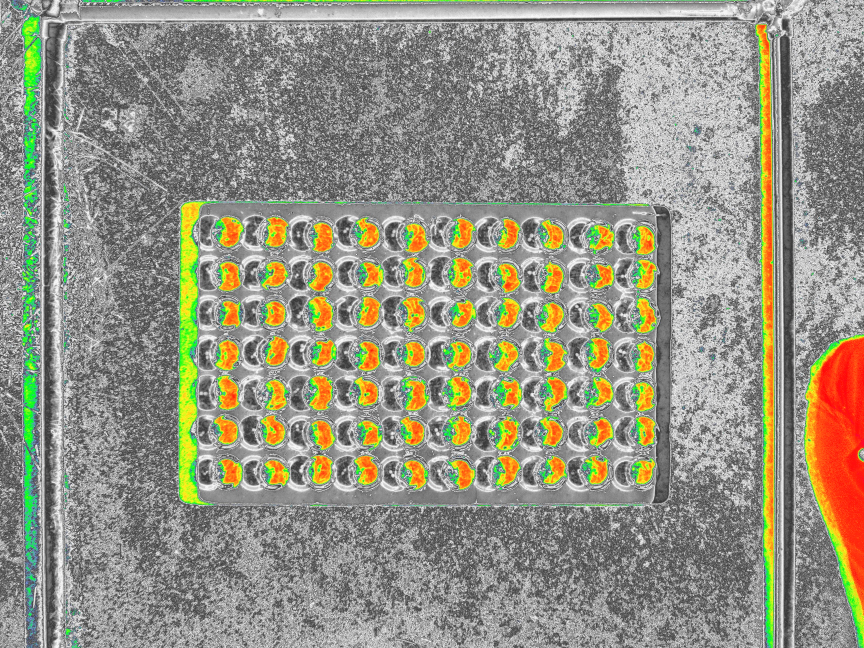
#> input picture data/Third Trial/Day 3/DJI_20260701112637_0004_F.JPG, 2592 x 1944 px (shown at 1/3 size)
$ python -i 04_visible_emergence_third_trial.py   (imports and definitions only)
#> lines starting #> are read from the running program, lines starting #| are printed output that depends on the picture; after the words box and inside, x2 and y2 are one past the last pixel; in counts of white or black regions, pixels touching at a corner belong together
from __future__ import annotations

"""
SCRIPT 04 — THIRD TRIAL VISIBLE EMERGENCE AND RGB GREEN-COVER ANALYSIS

Purpose
-------
Analyse visible seedling emergence in Third Trial cropped D/RGB tray images
using the 70 square cell ownership zones created by Script 03.

This script DOES:
- read cropped D/RGB images from Script 01
- read D/RGB 70-cell square grid coordinates from Script 03
- read Trial 3 treatment and observation schedule from Trial_3_Tray_Status.xlsx
- detect current-day green seedling evidence inside each cell square
- track cumulative visible emergence over time
- calculate RGB green-cover percentage per cell and tray
- flag possible Day 7 bug-eaten/missing seedlings
- save overlays, masks, CSV reports, Excel report, and settings JSON

This script DOES NOT:
- estimate/impute Day 7 missing crop values
- calculate adjusted growth rates
- calculate NDVI or NDRE
- use multispectral images

Important terminology
---------------------
This measures visible emergence only. It does not prove underground germination.

Important Day 7 rule
--------------------
If a cell had visible emergence earlier but has no visible green evidence on
Day 7, this script flags it as possible Day 7 bug-eaten/missing crop.

The observed Day 7 result is still preserved. Adjustment/imputation must be
done later in Script 05, where observed and adjusted values can be kept separate.
"""

import argparse
import csv
import json
import re
from collections import defaultdict
from datetime import datetime, timedelta
from pathlib import Path

import cv2
import numpy as np
import pandas as pd
from openpyxl import load_workbook
from openpyxl.styles import Alignment, Font, PatternFill
from PIL import Image, ImageOps


# ============================================================
# 1) PATHS — CHANGE PROJECT_ROOT ONLY IF NEEDED
# ============================================================

PROJECT_ROOT = Path(
    r"C:\Users\tshib\OneDrive\Desktop\Internship"
)

CROP_ROOT = (
    PROJECT_ROOT
    / "outputs"
    / "Third trial"
    / "01_Crop_Dual_Reference"
)

GRID_ROOT = (
    PROJECT_ROOT
    / "outputs"
    / "Third trial"
    / "03_Cell_Grid_Detection"
)

TRAY_STATUS_XLSX = (
    PROJECT_ROOT
    / "data"
    / "Third Trial"
    / "Trial_3_Tray_Status.xlsx"
)

OUTPUT_ROOT = (
    PROJECT_ROOT
    / "outputs"
    / "Third trial"
    / "04_Visible_Emergence"
)


# ============================================================
# 2) TRIAL SETTINGS
# ============================================================

ROWS = 7
COLS = 10
EXPECTED_CELLS = ROWS * COLS

DAY_NAME_TO_ORDER = {
    "day 1": 1,
    "day 2": 2,
    "day 3": 3,
    "day 4": 4,
    "day 5": 5,
    "day 6": 6,
    "day 7": 7,
}

ACCEPTED_GRID_STATUSES = {
    "PASS_AUTO",
    "PASS_MANUAL",
}

# Green-seedling evidence settings.
# These are carried over from the successful Trial 2 Script 04 logic.
# OpenCV HSV hue range is 0–179.
GREEN_HUE_MIN = 20
GREEN_HUE_MAX = 95
GREEN_SATURATION_MIN = 28
GREEN_VALUE_MIN = 35

# Excess Green = 2G - R - B
EXCESS_GREEN_MIN = 12

# Helps reject brown mulch/soil.
GREEN_TO_RED_RATIO = 1.03
GREEN_TO_BLUE_RATIO = 1.00

# Minimum evidence required inside one square ownership zone.
MIN_GREEN_PIXELS_PER_CELL = 20
MIN_GREEN_COMPONENT_PIXELS = 12

MORPH_KERNEL_SIZE = 3


# ============================================================
# 3) FALLBACK TRAY DESIGN AND OBSERVATION SCHEDULE
# ============================================================

FALLBACK_TRAY_DESIGN = {
    1: {
        "tray_no": 1,
        "tray": "Tray 1",
        "label_code": "N/M",
        "microbe_status": "No Microbes",
        "treatment": "Ideal",
        "label_environment": "Inside",
        "environment_type": "Fixed",
        "watering_rule": "Daily watering",
    },
    2: {
        "tray_no": 2,
        "tray": "Tray 2",
        "label_code": "N/M",
        "microbe_status": "No Microbes",
        "treatment": "Ideal",
        "label_environment": "Outside",
        "environment_type": "Fixed",
        "watering_rule": "Daily watering",
    },
    3: {
        "tray_no": 3,
        "tray": "Tray 3",
        "label_code": "N/M",
        "microbe_status": "No Microbes",
        "treatment": "Moisture",
        "label_environment": "Outside",
        "environment_type": "Fixed",
        "watering_rule": "Scheduled watering",
    },
    4: {
        "tray_no": 4,
        "tray": "Tray 4",
        "label_code": "N/M",
        "microbe_status": "No Microbes",
        "treatment": "Heat",
        "label_environment": "Dynamic",
        "environment_type": "Dynamic",
        "watering_rule": "Daily watering",
    },
    5: {
        "tray_no": 5,
        "tray": "Tray 5",
        "label_code": "M",
        "microbe_status": "Microbes",
        "treatment": "Moisture",
        "label_environment": "Inside",
        "environment_type": "Fixed",
        "watering_rule": "Scheduled watering",
    },
    6: {
        "tray_no": 6,
        "tray": "Tray 6",
        "label_code": "M",
        "microbe_status": "Microbes",
        "treatment": "Heat",
        "label_environment": "Dynamic",
        "environment_type": "Dynamic",
        "watering_rule": "Daily watering",
    },
    7: {
        "tray_no": 7,
        "tray": "Tray 7",
        "label_code": "M",
        "microbe_status": "Microbes",
        "treatment": "Ideal",
        "label_environment": "Outside",
        "environment_type": "Fixed",
        "watering_rule": "Daily watering",
    },
    8: {
        "tray_no": 8,
        "tray": "Tray 8",
        "label_code": "M",
        "microbe_status": "Microbes",
        "treatment": "Heat",
        "label_environment": "Dynamic",
        "environment_type": "Dynamic",
        "watering_rule": "Daily watering",
    },
    9: {
        "tray_no": 9,
        "tray": "Tray 9",
        "label_code": "M",
        "microbe_status": "Microbes",
        "treatment": "Ideal",
        "label_environment": "Inside",
        "environment_type": "Fixed",
        "watering_rule": "Daily watering",
    },
    10: {
        "tray_no": 10,
        "tray": "Tray 10",
        "label_code": "M",
        "microbe_status": "Microbes",
        "treatment": "Moisture",
        "label_environment": "Outside",
        "environment_type": "Fixed",
        "watering_rule": "Scheduled watering",
    },
    11: {
        "tray_no": 11,
        "tray": "Tray 11",
        "label_code": "N/M",
        "microbe_status": "No Microbes",
        "treatment": "Heat",
        "label_environment": "Dynamic",
        "environment_type": "Dynamic",
        "watering_rule": "Daily watering",
    },
    12: {
        "tray_no": 12,
        "tray": "Tray 12",
        "label_code": "N/M",
        "microbe_status": "No Microbes",
        "treatment": "Moisture",
        "label_environment": "Inside",
        "environment_type": "Fixed",
        "watering_rule": "Scheduled watering",
    },
}

# Corrected Trial 3 schedule:
# Day 0 = 27/06/2026 planting.
# Day 1 photo = 29/06/2026.
# Day 7 final photo = 07/07/2026.
FALLBACK_OBSERVATION_SCHEDULE = {
    0: {
        "day_order": 0,
        "day": "Day 0",
        "calendar_date": "2026-06-27",
        "photo_taken": "No",
        "days_since_planting": 0,
        "days_since_day1": "",
        "days_since_previous_photo": "",
        "heat_tray_location": "Inside",
        "heat_phase": "Planting day; heat trays inside",
        "moisture_watered_today": "Yes",
        "moisture_phase": "Watered on planting day",
        "notes": "Seeds planted.",
    },
    1: {
        "day_order": 1,
        "day": "Day 1",
        "calendar_date": "2026-06-29",
        "photo_taken": "Yes",
        "days_since_planting": 2,
        "days_since_day1": 0,
        "days_since_previous_photo": "",
        "heat_tray_location": "Inside",
        "heat_phase": "Inside before heat exposure",
        "moisture_watered_today": "No",
        "moisture_phase": "After Day 0 watering; not watered",
        "notes": "First image set.",
    },
    2: {
        "day_order": 2,
        "day": "Day 2",
        "calendar_date": "2026-06-30",
        "photo_taken": "Yes",
        "days_since_planting": 3,
        "days_since_day1": 1,
        "days_since_previous_photo": 1,
        "heat_tray_location": "Inside",
        "heat_phase": "Inside before heat exposure",
        "moisture_watered_today": "No",
        "moisture_phase": "Dry period after Day 0 watering",
        "notes": "Second image set.",
    },
    3: {
        "day_order": 3,
        "day": "Day 3",
        "calendar_date": "2026-07-01",
        "photo_taken": "Yes",
        "days_since_planting": 4,
        "days_since_day1": 2,
        "days_since_previous_photo": 1,
        "heat_tray_location": "Outside",
        "heat_phase": "Moved outside; heat exposure begins",
        "moisture_watered_today": "Yes",
        "moisture_phase": "Watered on Day 3",
        "notes": "Heat trays moved outside; Moisture trays watered.",
    },
    4: {
        "day_order": 4,
        "day": "Day 4",
        "calendar_date": "2026-07-02",
        "photo_taken": "Yes",
        "days_since_planting": 5,
        "days_since_day1": 3,
        "days_since_previous_photo": 1,
        "heat_tray_location": "Outside",
        "heat_phase": "Outside heat exposure",
        "moisture_watered_today": "No",
        "moisture_phase": "Dry period after Day 3 watering",
        "notes": "Heat trays outside; Moisture trays not watered.",
    },
    5: {
        "day_order": 5,
        "day": "Day 5",
        "calendar_date": "2026-07-03",
        "photo_taken": "Yes",
        "days_since_planting": 6,
        "days_since_day1": 4,
        "days_since_previous_photo": 1,
        "heat_tray_location": "Outside",
        "heat_phase": "Outside heat exposure",
        "moisture_watered_today": "No",
        "moisture_phase": "Dry period after Day 3 watering",
        "notes": "Heat trays outside; Moisture trays not watered.",
    },
    6: {
        "day_order": 6,
        "day": "Day 6",
        "calendar_date": "2026-07-04",
        "photo_taken": "Yes",
        "days_since_planting": 7,
        "days_since_day1": 5,
        "days_since_previous_photo": 1,
        "heat_tray_location": "Inside",
        "heat_phase": "Moved inside; recovery begins",
        "moisture_watered_today": "Yes",
        "moisture_phase": "Watered on Day 6",
        "notes": "Heat trays moved inside; Moisture trays watered.",
    },
    7: {
        "day_order": 7,
        "day": "Day 7",
        "calendar_date": "2026-07-07",
        "photo_taken": "Yes",
        "days_since_planting": 10,
        "days_since_day1": 8,
        "days_since_previous_photo": 3,
        "heat_tray_location": "Inside",
        "heat_phase": "Inside recovery; final photo",
        "moisture_watered_today": "No",
        "moisture_phase": "Unwatered after Day 6; final photo",
        "notes": (
            "Final image set after skipped 05/07/2026 and 06/07/2026 photo days. "
            "Possible bug-eaten/missing crops should be flagged in analysis."
        ),
    },
}


# ============================================================
# 4) GENERAL HELPERS
# ============================================================

# [5 lines left out: function natural_key, not called in this run]


def normalise(text: object) -> str:
    return re.sub(r"[^a-z0-9]+", "", str(text).casefold())


def yes_no(value: bool) -> str:
    return "Yes" if value else "No"


# [9 lines left out: function parse_filter_list, not called in this run]


def tray_number_from_name(tray_name: str):
    match = re.search(r"(\d+)", tray_name)
    return int(match.group(1)) if match else ""


# [8 lines left out: function relative_path, not called in this run]


def record_key(day: str, tray: str, capture_id: str) -> str:
    return f"{day}|{tray}|{capture_id}"


# [515 lines left out: functions day_sort_key, safe_text, to_int_or_blank, excel_date_to_iso, header_lookup, get_sheet_by_name and 11 more, not called in this run]


# ============================================================
# 8) GREEN EVIDENCE DETECTION
# ============================================================

def build_green_mask(rgb: np.ndarray):
    """
    Build a conservative vegetation-like green mask.

    It combines:
    - HSV green range
    - saturation/value filters
    - excess green
    - green stronger than red and blue
    - small morphological cleanup
    """

    hsv = cv2.cvtColor(
        rgb,
        cv2.COLOR_RGB2HSV,
    )
#> hsv: shape (1944, 2592, 3); mean H, S, V 14.9, 28.7, 155.9

    red = rgb[:, :, 0].astype(np.float32)
    green = rgb[:, :, 1].astype(np.float32)
    blue = rgb[:, :, 2].astype(np.float32)
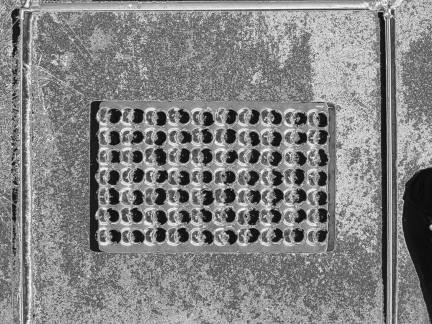
#> blue: shape (1944, 2592) float32 (shown at 1/6 size); min 0, max 255, mean 131.2

    hue = hsv[:, :, 0]
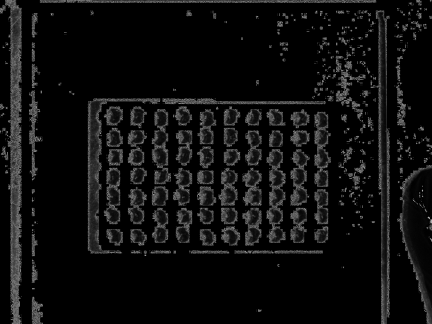
#> hue: shape (1944, 2592) (shown at 1/6 size); min 0, max 179, mean 14.9
    saturation = hsv[:, :, 1]
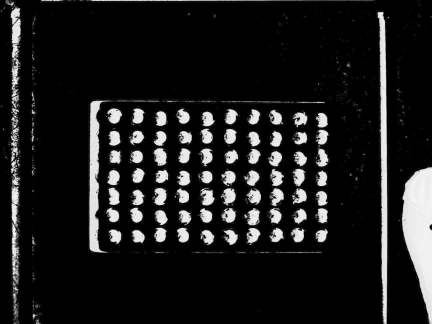
#> saturation: shape (1944, 2592) (shown at 1/6 size); min 0, max 255, mean 28.7
    value = hsv[:, :, 2]
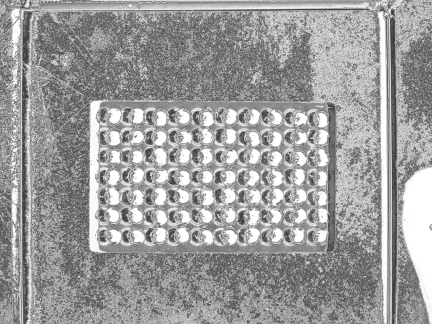
#> value: shape (1944, 2592) (shown at 1/6 size); min 36, max 255, mean 155.9

    excess_green = (
        2.0 * green
        - red
        - blue
    )
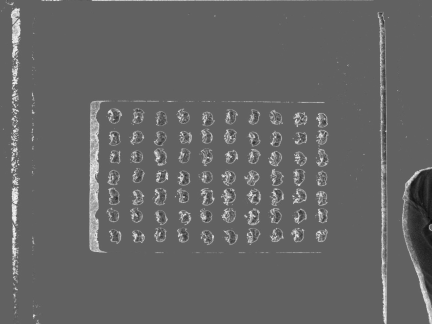
#> excess_green: shape (1944, 2592) float32 (shown at 1/6 size); min -317, max 508, mean 13.8; drawn with min black and max white

    mask = (
        (hue >= GREEN_HUE_MIN)
        & (hue <= GREEN_HUE_MAX)
        & (saturation >= GREEN_SATURATION_MIN)
        & (value >= GREEN_VALUE_MIN)
        & (green >= red * GREEN_TO_RED_RATIO)
        & (green >= blue * GREEN_TO_BLUE_RATIO)
        & (excess_green >= EXCESS_GREEN_MIN)
    ).astype(np.uint8) * 255
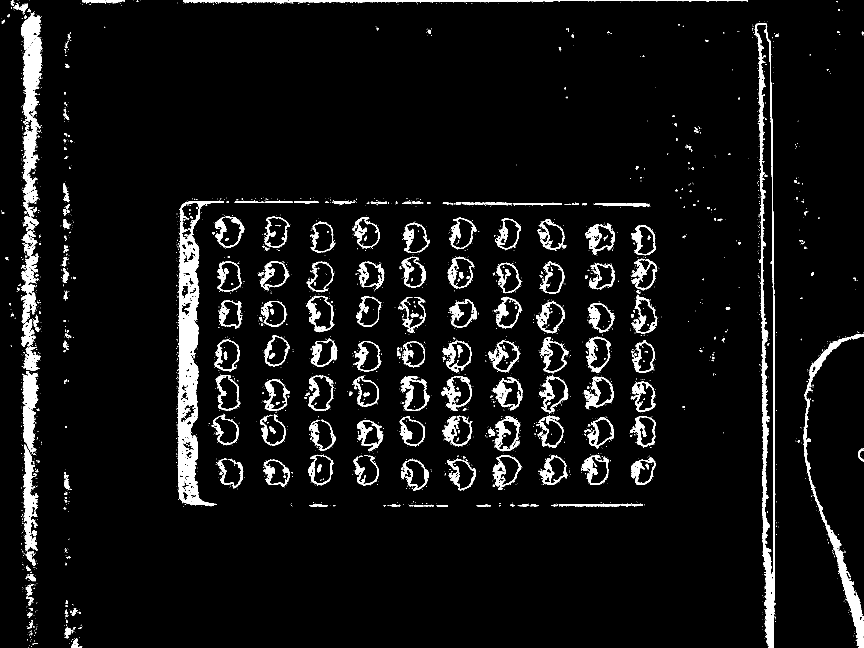
#> mask: shape (1944, 2592) (shown at 1/3 size); 5.8% white; 3118 white regions (2716 under 20 px), largest, box (x1, y1, x2, y2) and area: (533, 603, 667, 1517) 37180, (2263, 71, 2325, 1944) 26667, (63, 46, 125, 581) 17811

    kernel = cv2.getStructuringElement(
        cv2.MORPH_ELLIPSE,
        (MORPH_KERNEL_SIZE, MORPH_KERNEL_SIZE),
    )

    mask = cv2.morphologyEx(
        mask,
        cv2.MORPH_OPEN,
        kernel,
        iterations=1,
    )
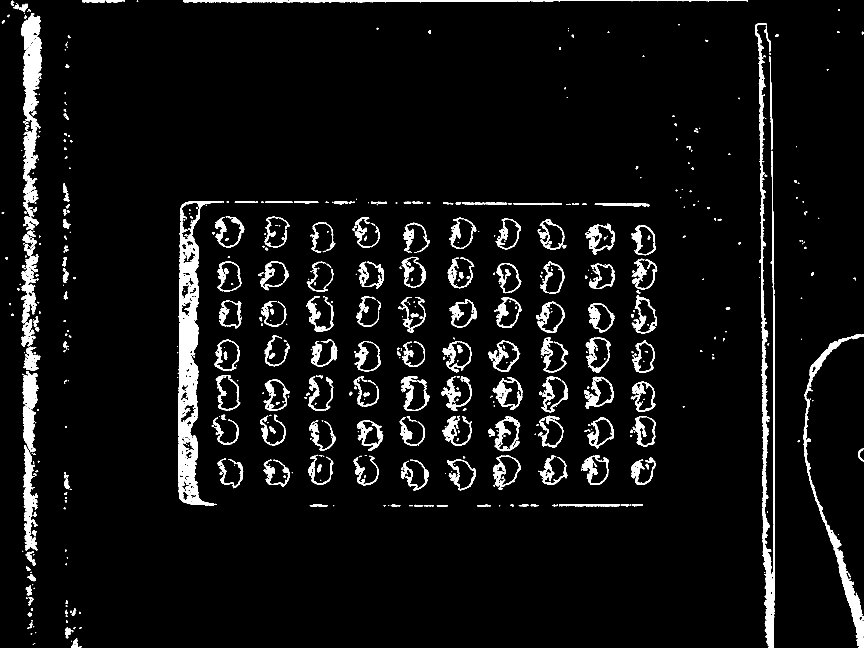
#> mask: shape (1944, 2592) (shown at 1/3 size); 5.5% white; 762 white regions (325 under 20 px), largest, box (x1, y1, x2, y2) and area: (534, 603, 667, 1517) 36665, (2265, 71, 2325, 1944) 25129, (2411, 1002, 2592, 1944) 14133

    mask = cv2.morphologyEx(
        mask,
        cv2.MORPH_CLOSE,
        kernel,
        iterations=1,
    )
#> mask: shape (1944, 2592); 5.6% white; 652 white regions (262 under 20 px), largest, box (x1, y1, x2, y2) and area: (533, 603, 671, 1517) 37400, (2265, 71, 2325, 1944) 25341, (69, 111, 125, 650) 15695

    return mask


# [1019 lines left out: functions clip_square_to_image, analyse_cell_green_evidence, save_green_mask, save_emergence_overlay, style_excel_report, write_reports and 4 more, not called in this run]


# [2 lines not run here, left out]

>>> import cv2
>>> picture = cv2.cvtColor(cv2.imread('../../data/Third Trial/Day 3/DJI_20260701112637_0004_F.JPG'), cv2.COLOR_BGR2RGB)
>>> result = build_green_mask(picture)

$ run again, on data/Third Trial/Day 3/Tray 8/DJI_20260701112943_0008_F.JPG
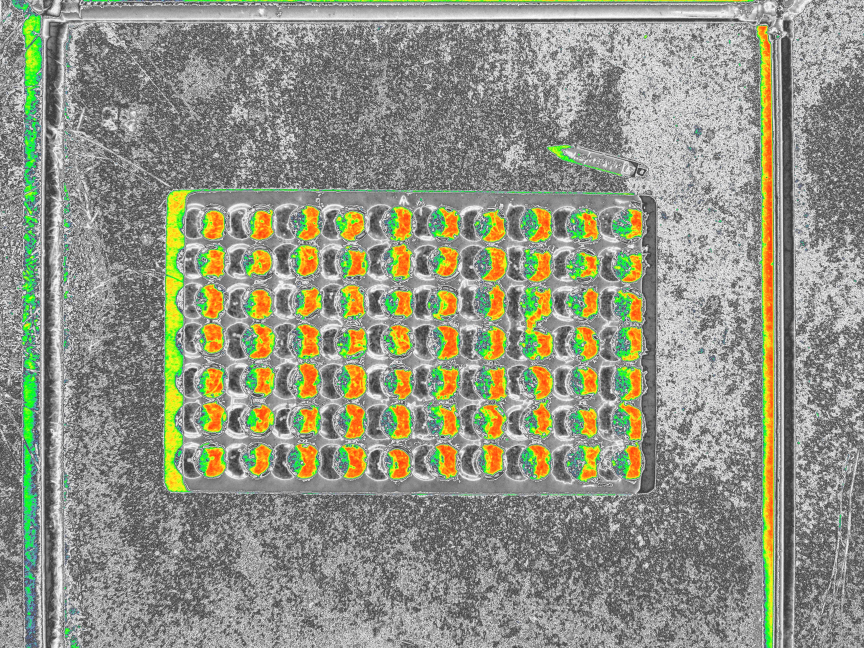
#> input picture data/Third Trial/Day 3/Tray 8/DJI_20260701112943_0008_F.JPG, 2592 x 1944 px (shown at 1/3 size)
#> hsv: shape (1944, 2592, 3); mean H, S, V 15.9, 26.7, 153.5
#> in build_green_mask, `excess_green = ( 2.0 * green - red - blue )`:
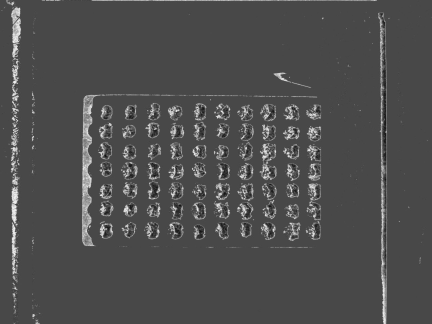
#> excess_green: shape (1944, 2592) float32 (shown at 1/6 size); min -203, max 510, mean 17.7; drawn with min black and max white
#> in build_green_mask, `mask = cv2.morphologyEx( mask, cv2.MORPH_OPEN, kernel, iterations=1, )`:
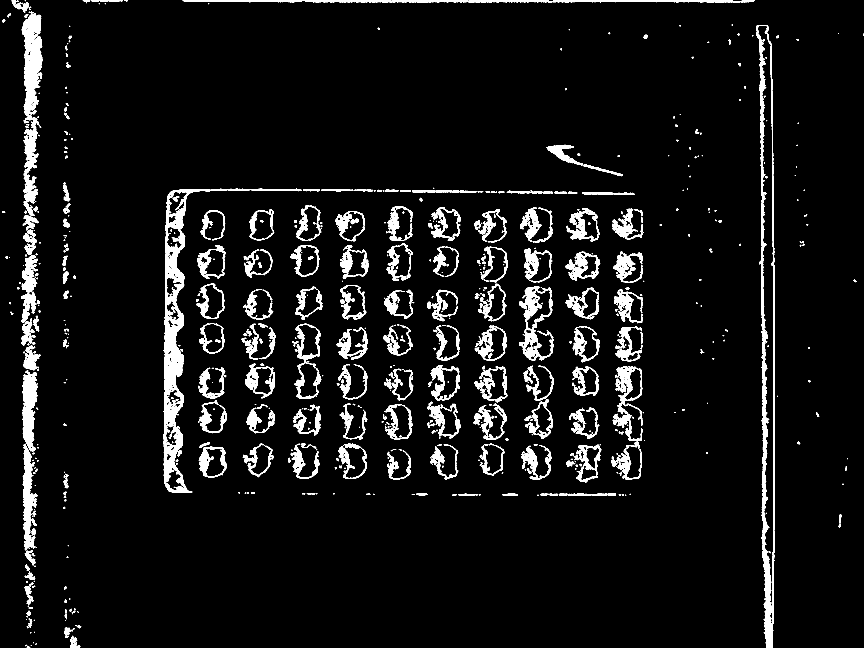
#> mask: shape (1944, 2592) (shown at 1/3 size); 6.3% white; 851 white regions (345 under 20 px), largest, box (x1, y1, x2, y2) and area: (490, 564, 905, 1478) 32326, (2269, 75, 2325, 1944) 25110, (69, 109, 128, 580) 13818
